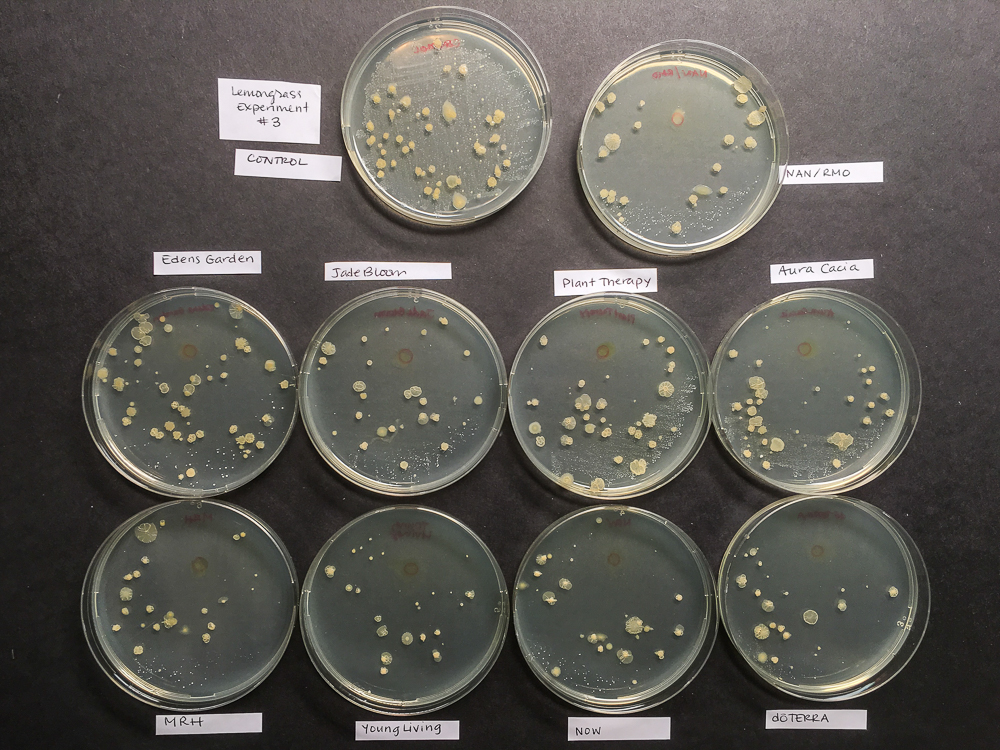
#> input picture results_L3.jpg, 1000 x 750 px
$ jupyter execute bacteria_mask.ipynb
#> lines starting #> are read from the running program, lines starting #| are printed output that depends on the picture; after the words box and inside, x2 and y2 are one past the last pixel; in counts of white or black regions, pixels touching at a corner belong together
[cell 1]
print ("hello Bacteria")


from PIL import Image
# img = Image.open('results_L3.jpg').convert('LA')
# img.save('greyscale.png')

import sys
import numpy as np
import skimage.color
import skimage.filters
import skimage.io
import skimage.viewer

# get filename, sigma, and threshold value from command line
filename = 'results_L3.jpg'
sigma = 1
t = 0.2

image = skimage.io.imread(fname=filename)
#> image is the input picture: shape (750, 1000, 3); mean R, G, B 93.9, 90.8, 85.4

# blur and grayscale before thresholding
blur = skimage.color.rgb2gray(image)
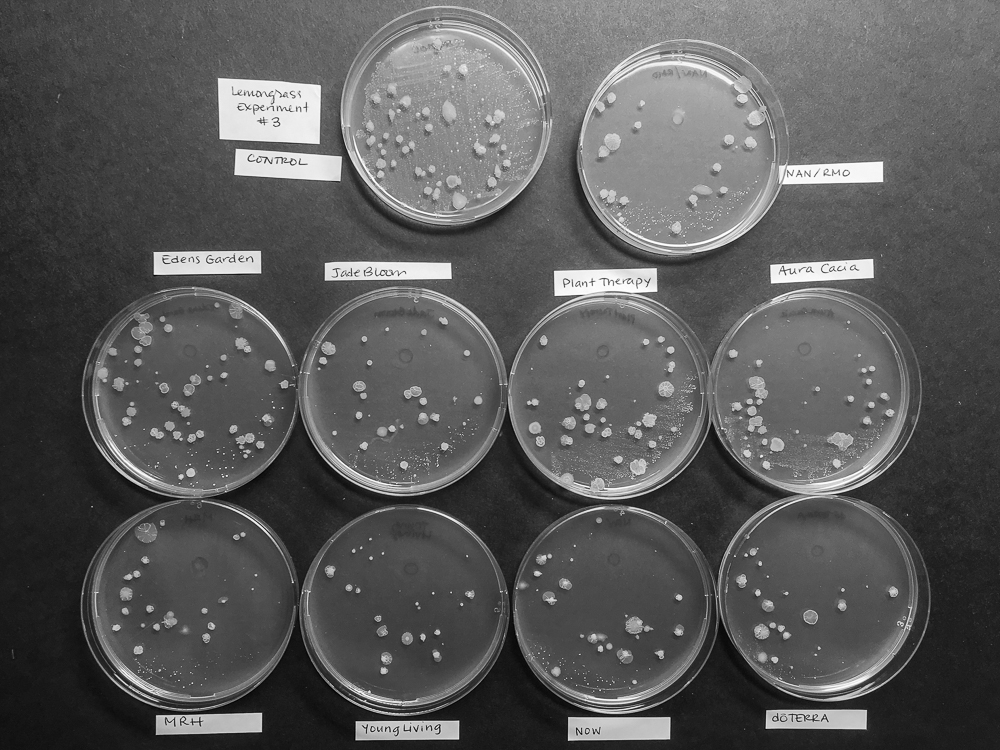
#> blur: shape (750, 1000) float64; min 0.000565, max 1, mean 0.357
blur = skimage.filters.gaussian(blur, sigma)

# perform inverse binary thresholding
t = skimage.filters.threshold_otsu(blur)
#> t = 0.417
mask = blur > t
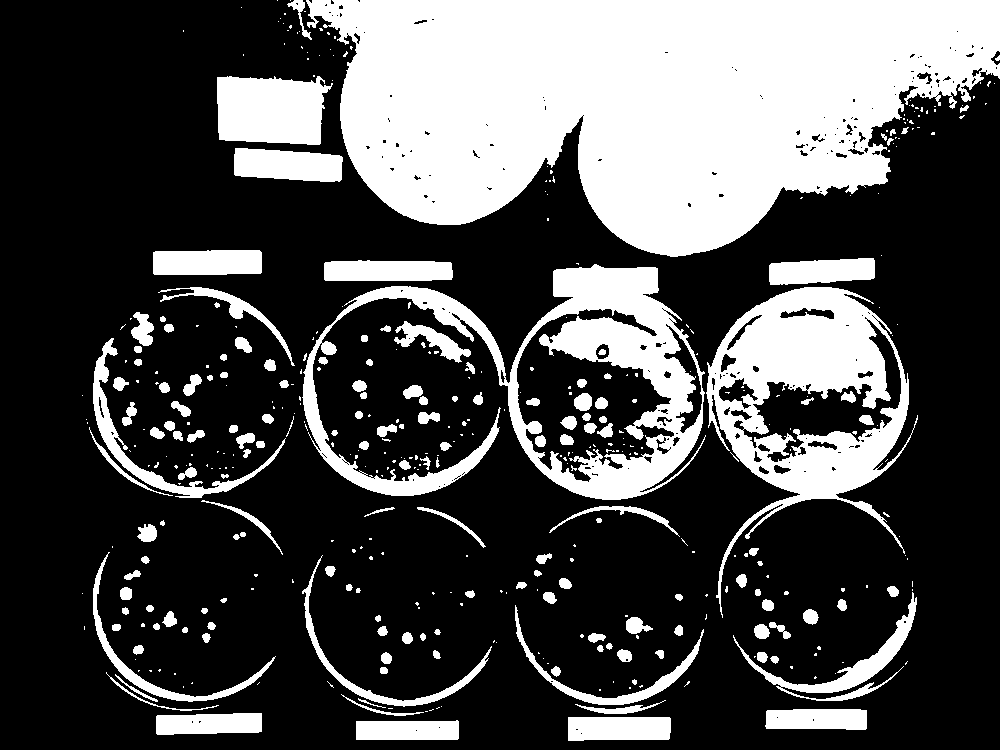
#> mask: shape (750, 1000) bool; 30.7% white; 439 white regions (280 under 20 px), largest, box (x1, y1, x2, y2) and area: (306, 0, 1000, 257) 123866, (302, 264, 706, 500) 26762, (706, 287, 918, 618) 25205

# use the mask to select the "interesting" part of the image
sel = np.zeros_like(image)
sel[mask] = image[mask]
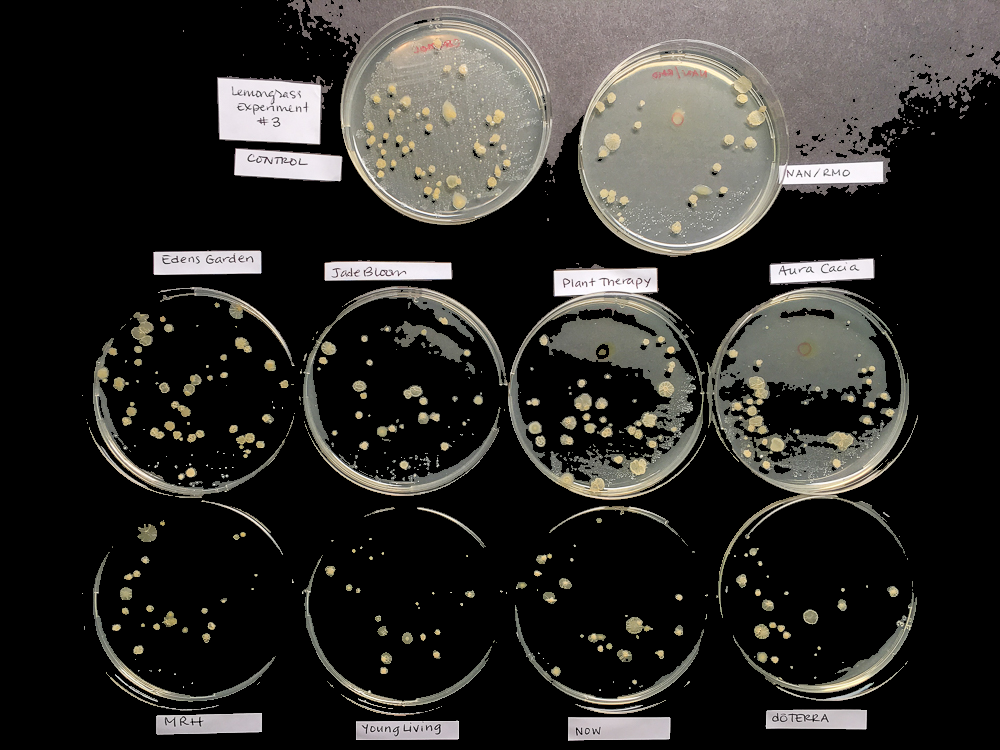
#> sel: shape (750, 1000, 3); mean R, G, B 47, 45.3, 42.4

# save binary image; first find beginning of file extension
dot = filename.index(".")
binary_file_name = filename[:dot] + "-binary" + filename[dot:]
skimage.io.imsave(fname=binary_file_name, arr=skimage.img_as_ubyte(sel))
